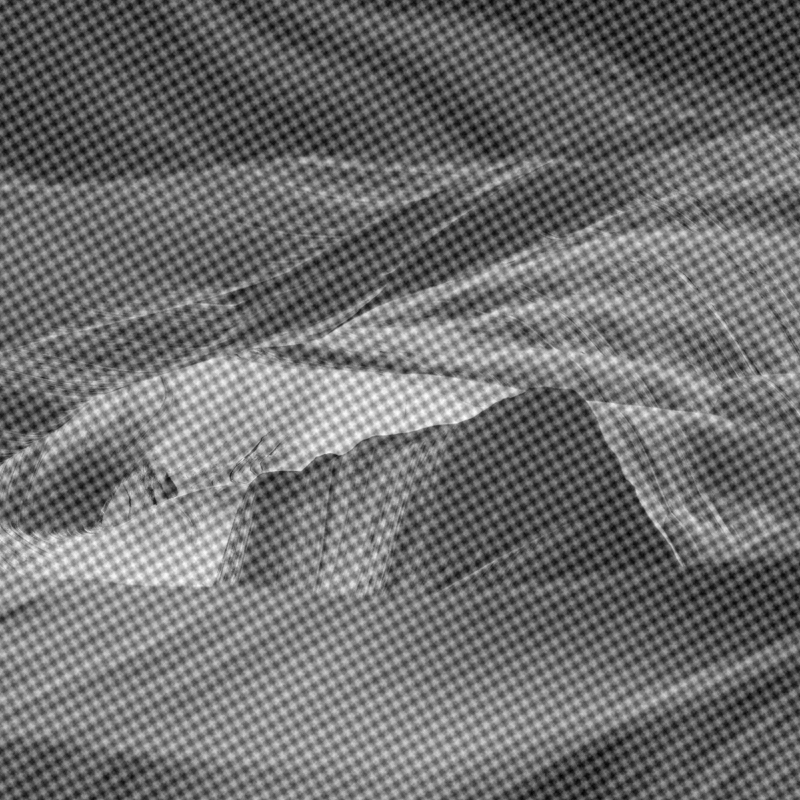
#> input picture T2/imagenes/J1.png, 800 x 800 px, found by its file name; its folder holds 4 pictures in this run
$ python t1.py
#> lines starting #> are read from the running program, lines starting #| are printed output that depends on the picture
import cv2
import numpy as np
from matplotlib import pyplot as plt
from scipy import signal


PARAMETROS= {"img1": [[(55.5,32), (52,768), (108, 631), (164,8), (162, 32),(35.5,738.5)], 44, 12],
            "img2": [[(770.5,35.5), (26, 22), (687,58), (628, 129),
                    (120, 165), (68, 121)], 54,8],
            "img3": [[(6.5,31.5), (786.5, 2), (736, 38),(667,44)], 50,8],
            "img4": [[(19.5,52.5), (156, 28), (748.5,19.5),(772,156)], 60,9],

            "img5": [[(13.5,17.5),(26.5,35.5),(39.5, 52.5), (52.5,69.5), (65.5,82.5),
                    (40,17), (52, 35), (65, 52), (78, 69),(91, 82),
                    (66,17), (79, 35), (92, 52), (105, 69),(118, 82),
                    (786,17),(773,35),(760, 52), (747,69), (734,82),
                    (760,17), (747, 35), (734, 52), (721, 69),(708, 82),
                    (734,17), (721, 35), (708, 52), (695, 69),(682, 82),
                    (13, 195), (26, 178), (39, 161), (52, 144),(65, 127),
                    (40,195), (52,178), (65,161), (78,144), (91,127) ,
                    (66,195), (79,178), (92,161), (105,144), (118,127),
                    (600,17), (613, 35), (626, 52), (639, 69),(652, 82),
                    (600,195), (613,178), (626,161), (639,144), (652,127),
                    (627,17), (640, 35), (653, 52), (666, 69),(679, 82),
                    (627,195), (640,178), (653,161), (666,144), (679,127),
                    (654,195), (667,178), (680,161), (693,144),
                    (654,17), (667, 35), (680, 52), (693, 69),
                    (199,195), (186,178), (173,161), (160,144), (147,127),
                    (199,17), (186,35), (173,52), (160,69), (147,82),
                    (172,17), (172,195), (159,35), (159,178), (146,52),
                    (146,161), (133,69), (133,144), (120,82), (120,127),
                    (146,17), (146,195), (133,35), (133,178), (120,52), (120,161),
                    (786,195), (773,178), (760,161), (747,144), (734,127),
                    (734,195), (721,178), (708,161), (695,144), (682,127),
                    (760,195), (747,178), (734,161), (721,144), (708,127)
                    ], 12, 3]
                    }

def gkern(kernlen=21, std=3):
    """Returns a 2D Gaussian kernel array."""
    gkern1d = signal.gaussian(kernlen, std=std).reshape(kernlen, 1)
    gkern2d = np.outer(gkern1d, gkern1d)
    return gkern2d


def print_fourier(fft):
    f_1 = np.log(np.abs(fft)+1)
    plt.imshow( f_1, cmap="gray")
    plt.show()

def print_img(img):
    plt.imshow(img, cmap="gray")
    plt.show()

def not_in_range(f, dif, limit):
    lista = [f-dif, f+ dif]
    if lista[0] <0 :
        return (True, 1)
    elif lista[1]>limit:
        return (True, 0)
    else:
        return (False, None)

def filter_img(img_path, frecuencies_list, len_kernel, std, res_path):
#> called with img_path = 'Imagenes/J1.png', len_kernel = 44, std = 12, res_path = 'resultados/J1.png'
    img = cv2.imread(img_path,0)
#> img is the input picture: shape (800, 800); min 0, max 255, mean 110.7
    size = img.shape
#> size = (800, 800)

    ### Calcular fourier y kernel de filtro gaus y print
    fft = np.fft.fft2(img)
    kernel = gkern(len_kernel, std)
    fondo = np.ones(size)
    dif = int(len_kernel/2)
    var = 1
    kernel2 = 1-signal.gaussian(var*2, std=1).reshape(var*2, 1)


    for f_row, f_col in frecuencies_list:
        dif_r1, dif_r2, dif_c1, dif_c2 = (dif, dif, dif, dif)
        r_r, r_c = int(size[0]-int(f_row)), int(size[1]-int(f_col))

        ## revisar si se puede aplicar filtro de inmediato o si queda fuera de rango
        rango_row = not_in_range(int(f_row), dif, size[0])
        rango_col = not_in_range(int(f_col), dif, size[1])

        # queda fuera, entonces rehacer diferencias.
        if rango_row[0]:
            if rango_row[1] == 1:
                dif_r1 = int(f_row) - 0
            else:
                dif_r2 = size[0]- int(f_row)

        if rango_col[0]:
            if rango_col[1] == 1:
                dif_c1 = int(f_col) - 0
            else:
                dif_c2 = size[1]- int(f_col)

        #aplicar los filtros de gauss

        fondo[int(f_row)-dif_r1: int(f_row)+dif_r2, int(f_col)-dif_c1: int(f_col)+dif_c2] = 1-kernel[dif-dif_r1: dif+dif_r2, dif-dif_c1:dif+dif_c2]
        fondo[r_r-dif_r2: r_r+dif_r1, r_c-dif_c2: r_c+dif_c1] = 1-kernel[dif-dif_r2: dif+dif_r1, dif-dif_c2:dif+dif_c1]
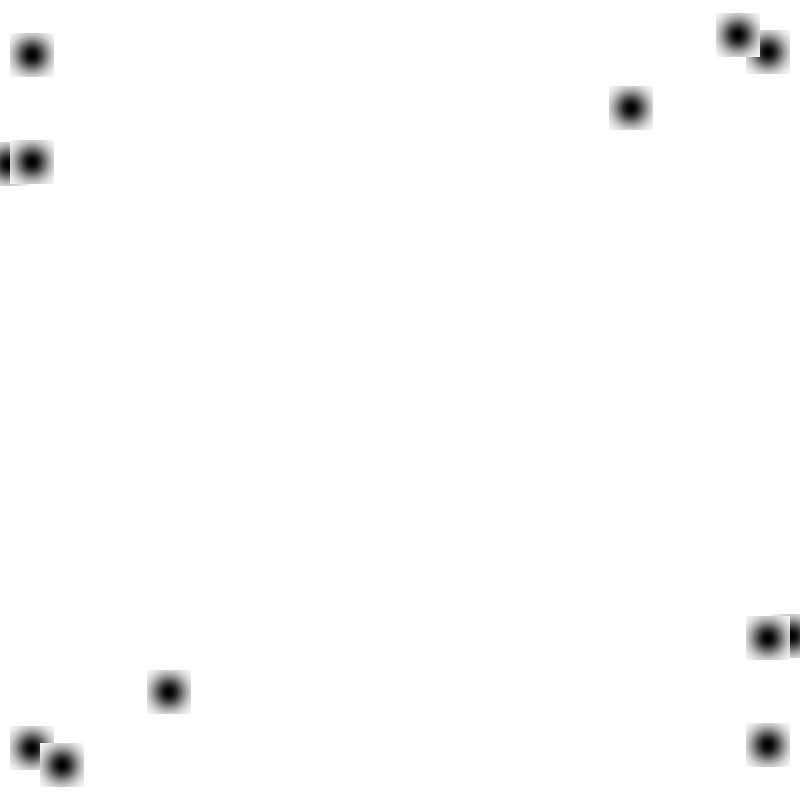
#> fondo: shape (800, 800) float64; min 0.00173, max 1, mean 0.987


    filtrado = fondo*fft

    cv2.imwrite("hola.png",np.abs(np.fft.fftshift(fondo*np.log(np.abs(fft)+1))))
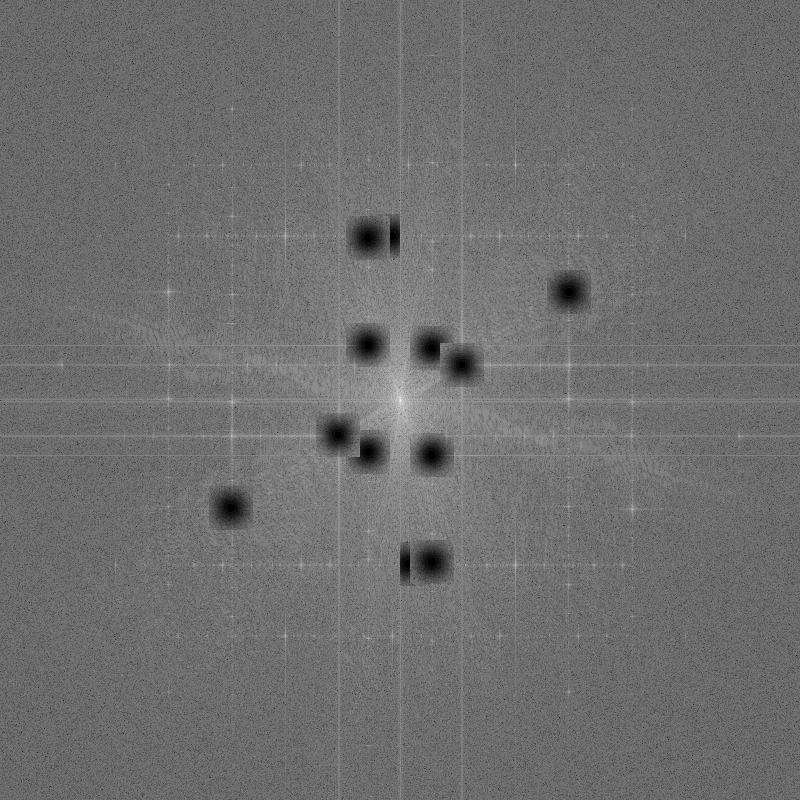
#> saved as hola.png: shape (800, 800); min 0, max 18, mean 7.8; drawn with min black and max white
    inversa = np.fft.ifft2(filtrado)

    cv2.imwrite(res_path,np.abs(inversa))
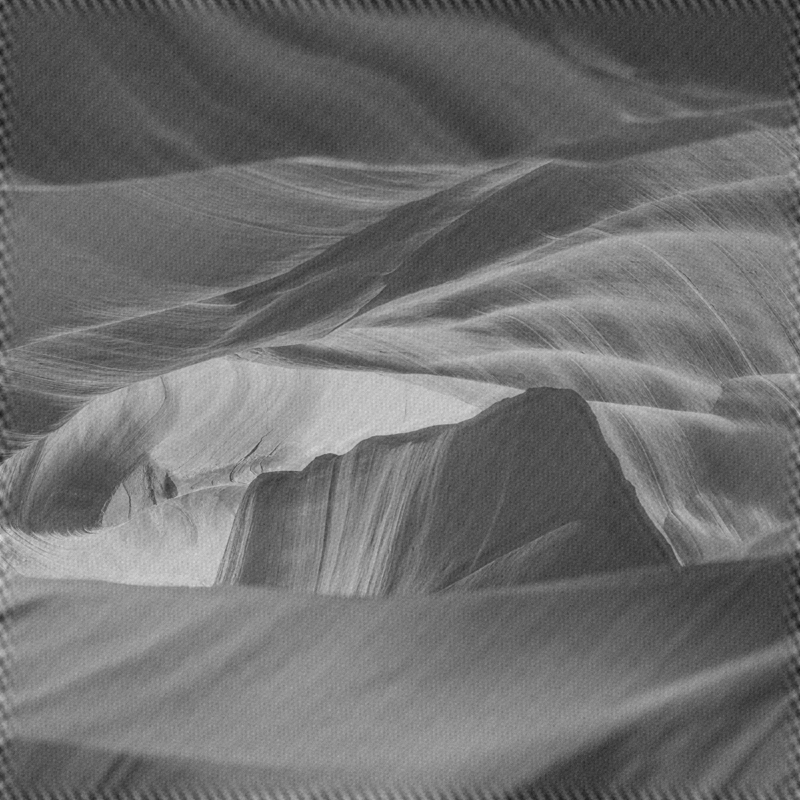
#> saved as J1.png: shape (800, 800); min 21, max 223, mean 110.7

for i in range(1,6):
    filter_img(f"Imagenes/J{i}.png", *PARAMETROS[f"img{i}"], f"resultados/J{i}.png")
#> pass 2 of the loop `for i in range(1,6):`:
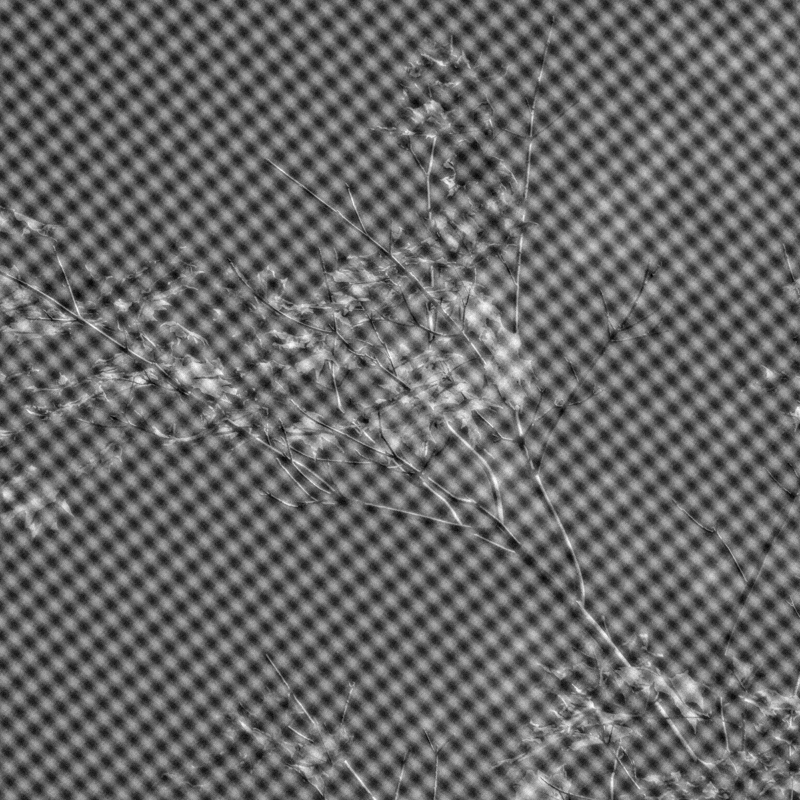
#> input picture T2/imagenes/J2.png, 800 x 800 px, found by its file name
#> in filter_img, img is the input picture: shape (800, 800); min 0, max 255, mean 103.5
#> after the loop in filter_img (call 2), `for f_row, f_col in frecuencies_list:`:
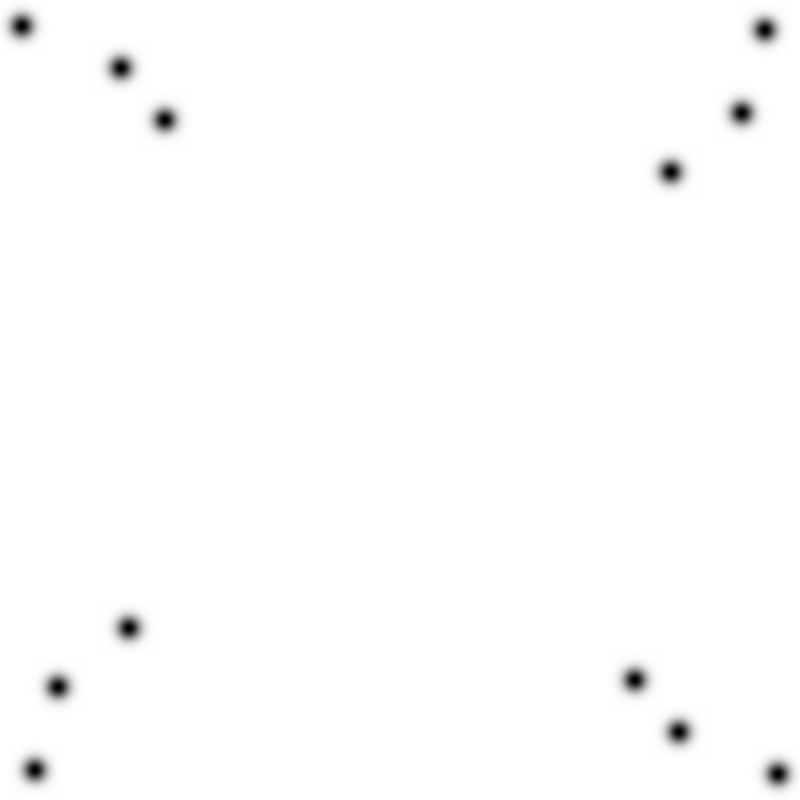
#> fondo: shape (800, 800) float64; min 0.0039, max 1, mean 0.992
#> in filter_img (call 2), `cv2.imwrite(res_path,np.abs(inversa))`:
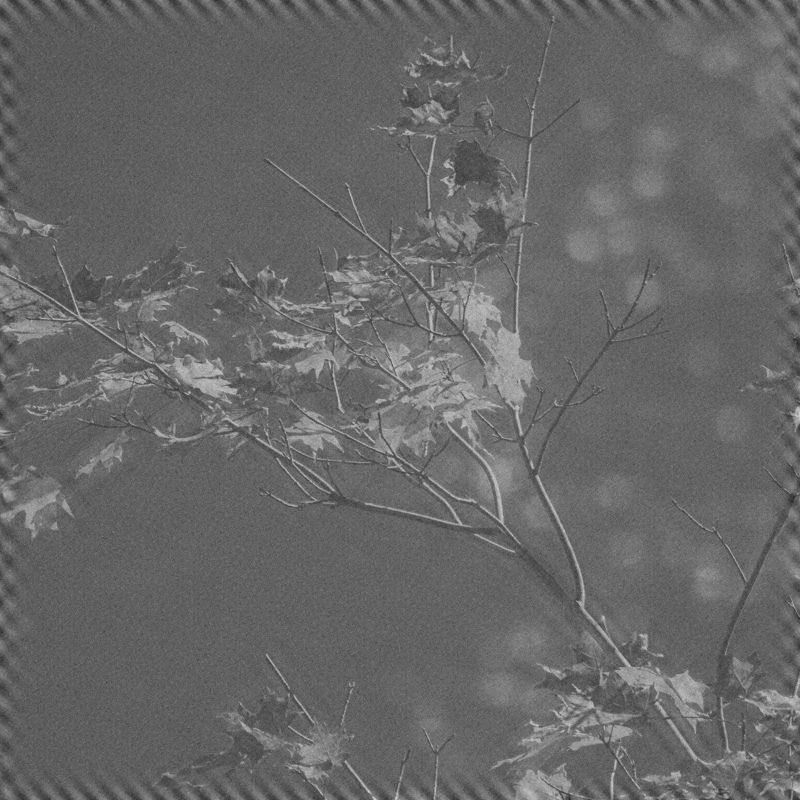
#> saved as J2.png: shape (800, 800); min 31, max 207, mean 103.4
#> pass 3 of the loop `for i in range(1,6):`:
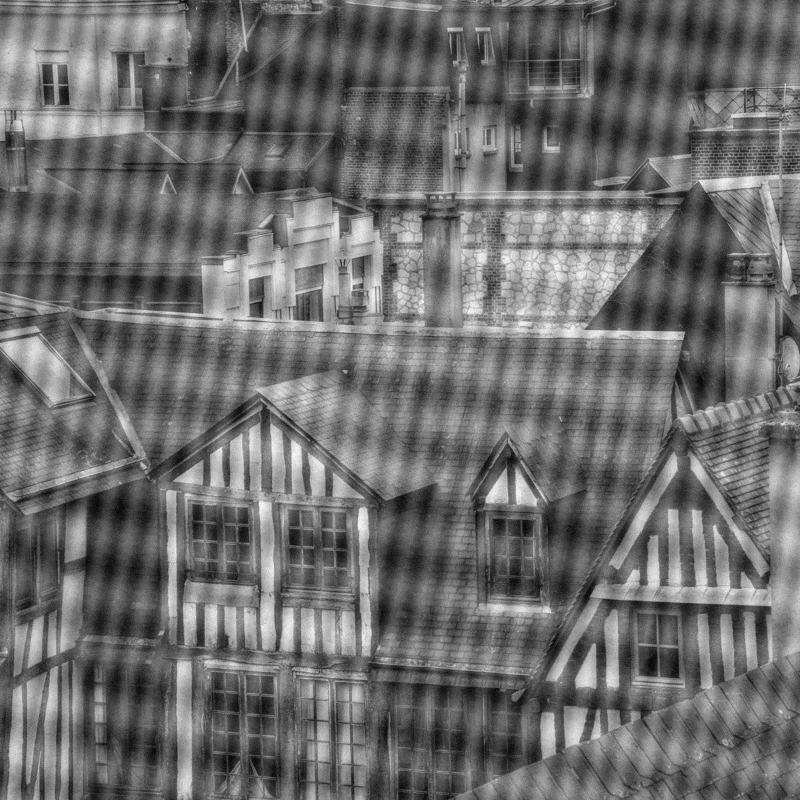
#> input picture T2/imagenes/J3.png, 800 x 800 px, found by its file name
#> in filter_img, img is the input picture: shape (800, 800); min 0, max 255, mean 109
#> after the loop in filter_img (call 3), `for f_row, f_col in frecuencies_list:`:
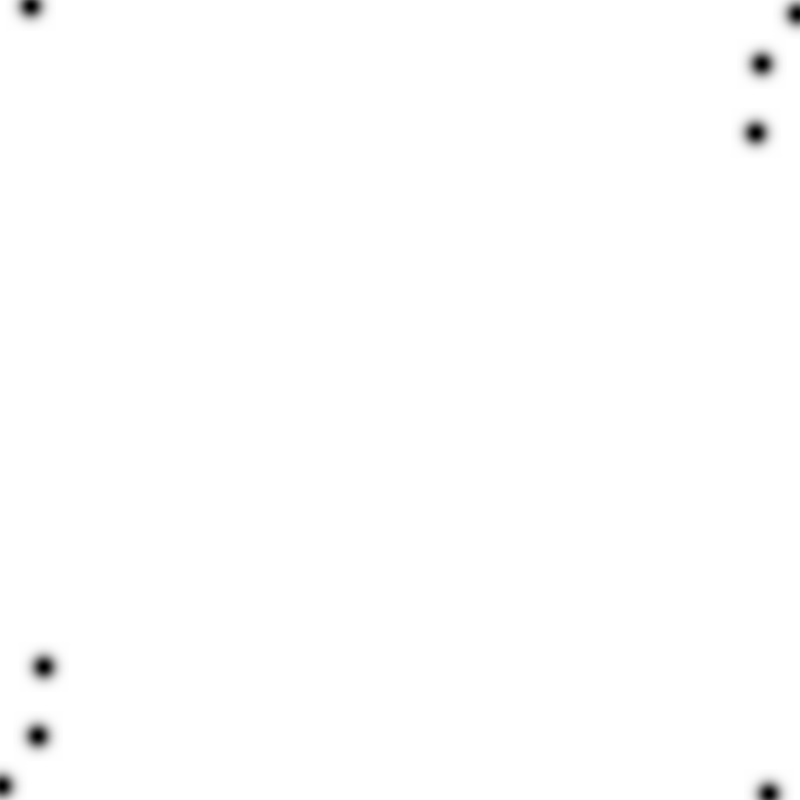
#> fondo: shape (800, 800) float64; min 0.0039, max 1, mean 0.996
#> in filter_img (call 3), `cv2.imwrite(res_path,np.abs(inversa))`:
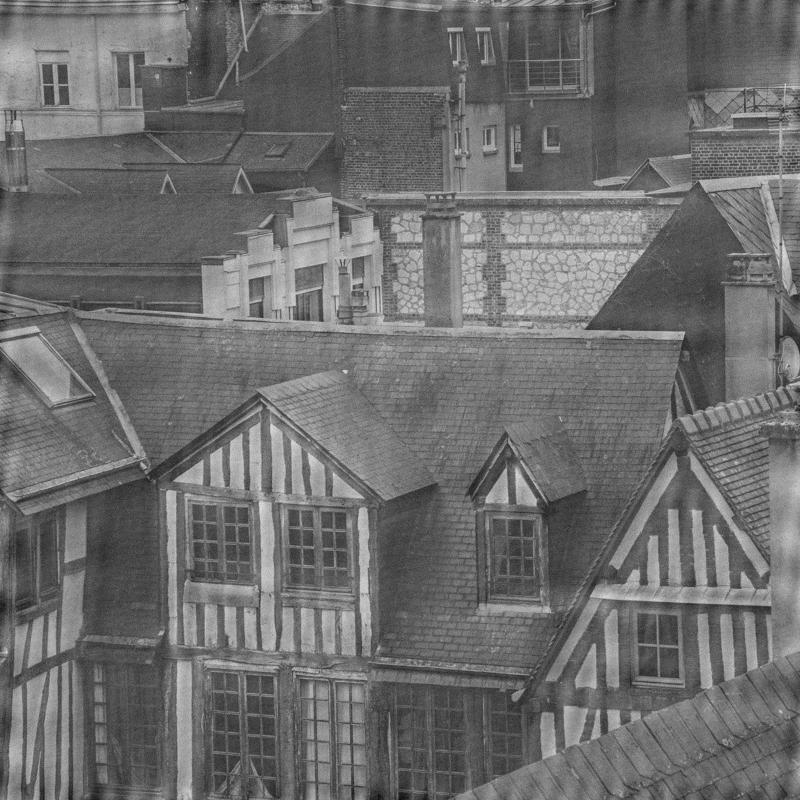
#> saved as J3.png: shape (800, 800); min 15, max 223, mean 109.1
#> (the run stopped early here; a loop or call above may not have finished)
